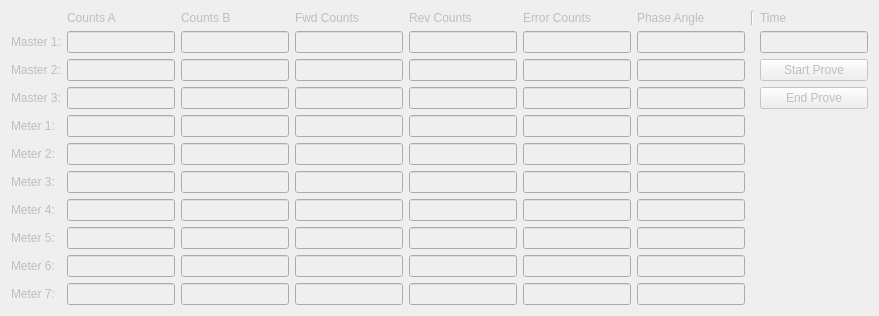
      <widget class="QWidget" name="tab_3">
       <property name="enabled">
        <bool>false</bool>
       </property>
       <attribute name="title">
        <string>Loop 3</string>
       </attribute>
       <layout class="QGridLayout" name="grid_tab3">
        <item row="1" column="1">
         <widget class="QLineEdit" name="loop3a0">
          <property name="readOnly">
           <bool>true</bool>
          </property>
         </widget>
        </item>
        <item row="0" column="3">
         <widget class="QLabel" name="loop3F">
          <property name="text">
           <string>Fwd Counts</string>
          </property>
         </widget>
        </item>
        <item row="1" column="2">
         <widget class="QLineEdit" name="loop3b0">
          <property name="readOnly">
           <bool>true</bool>
          </property>
         </widget>
        </item>
        <item row="0" column="2">
         <widget class="QLabel" name="loop3B">
          <property name="text">
           <string>Counts B</string>
          </property>
         </widget>
        </item>
        <item row="6" column="2">
         <widget class="QLineEdit" name="loop3b3">
          <property name="readOnly">
           <bool>true</bool>
          </property>
         </widget>
        </item>
        <item row="1" column="8">
         <widget class="QLineEdit" name="loop3t0">
          <property name="readOnly">
           <bool>true</bool>
          </property>
         </widget>
        </item>
        <item row="0" column="8">
         <widget class="QLabel" name="loop3time">
          <property name="text">
           <string>Time</string>
          </property>
         </widget>
        </item>
        <item row="0" column="4">
         <widget class="QLabel" name="loop3R">
          <property name="text">
           <string>Rev Counts</string>
          </property>
         </widget>
        </item>
        <item row="0" column="5">
         <widget class="QLabel" name="loop3E">
          <property name="text">
           <string>Error Counts</string>
          </property>
         </widget>
        </item>
        <item row="1" column="5">
         <widget class="QLineEdit" name="loop3e0">
          <property name="readOnly">
           <bool>true</bool>
          </property>
         </widget>
        </item>
        <item row="4" column="2">
         <widget class="QLineEdit" name="loop3b1">
          <property name="readOnly">
           <bool>true</bool>
          </property>
         </widget>
        </item>
        <item row="0" column="6">
         <widget class="QLabel" name="loop3P">
          <property name="text">
           <string>Phase Angle</string>
          </property>
         </widget>
        </item>
        <item row="1" column="3">
         <widget class="QLineEdit" name="loop3f0">
          <property name="readOnly">
           <bool>true</bool>
          </property>
         </widget>
        </item>
        <item row="5" column="8">
         <widget class="QPushButton" name="loop3end">
          <property name="text">
           <string>End Prove</string>
          </property>
         </widget>
        </item>
        <item row="6" column="0">
         <widget class="QLabel" name="loop3meter1">
          <property name="text">
           <string>Meter 1:</string>
          </property>
         </widget>
        </item>
        <item row="10" column="1">
         <widget class="QLineEdit" name="loop3a7">
          <property name="readOnly">
           <bool>true</bool>
          </property>
         </widget>
        </item>
        <item row="7" column="2">
         <widget class="QLineEdit" name="loop3b4">
          <property name="readOnly">
           <bool>true</bool>
          </property>
         </widget>
        </item>
        <item row="8" column="1">
         <widget class="QLineEdit" name="loop3a5">
          <property name="readOnly">
           <bool>true</bool>
          </property>
         </widget>
        </item>
        <item row="0" column="7">
         <widget class="Line" name="loop3line">
          <property name="orientation">
           <enum>Qt::Vertical</enum>
          </property>
         </widget>
        </item>
        <item row="5" column="2">
         <widget class="QLineEdit" name="loop3b2">
          <property name="readOnly">
           <bool>true</bool>
          </property>
         </widget>
        </item>
        <item row="7" column="0">
         <widget class="QLabel" name="loop3meter2">
          <property name="text">
           <string>Meter 2:</string>
          </property>
         </widget>
        </item>
        <item row="4" column="0">
         <widget class="QLabel" name="loop3master2">
          <property name="text">
           <string>Master 2:</string>
          </property>
         </widget>
        </item>
        <item row="12" column="0">
         <widget class="QLabel" name="loop3meter7">
          <property name="text">
           <string>Meter 7:</string>
          </property>
         </widget>
        </item>
        <item row="0" column="1">
         <widget class="QLabel" name="loop3A">
          <property name="text">
           <string>Counts A</string>
          </property>
         </widget>
        </item>
        <item row="12" column="1">
         <widget class="QLineEdit" name="loop3a9">
          <property name="readOnly">
           <bool>true</bool>
          </property>
         </widget>
        </item>
        <item row="9" column="0">
         <widget class="QLabel" name="loop3meter4">
          <property name="text">
           <string>Meter 4:</string>
          </property>
         </widget>
        </item>
        <item row="1" column="6">
         <widget class="QLineEdit" name="loop3p0">
          <property name="readOnly">
           <bool>true</bool>
          </property>
         </widget>
        </item>
        <item row="1" column="4">
         <widget class="QLineEdit" name="loop3r0">
          <property name="readOnly">
           <bool>true</bool>
          </property>
         </widget>
        </item>
        <item row="10" column="0">
         <widget class="QLabel" name="loop3meter5">
          <property name="text">
           <string>Meter 5:</string>
          </property>
         </widget>
        </item>
        <item row="11" column="0">
         <widget class="QLabel" name="loop3meter6">
          <property name="text">
           <string>Meter 6:</string>
          </property>
         </widget>
        </item>
        <item row="11" column="1">
         <widget class="QLineEdit" name="loop3a8">
          <property name="readOnly">
           <bool>true</bool>
          </property>
         </widget>
        </item>
        <item row="5" column="1">
         <widget class="QLineEdit" name="loop3a2">
          <property name="readOnly">
           <bool>true</bool>
          </property>
         </widget>
        </item>
        <item row="7" column="1">
         <widget class="QLineEdit" name="loop3a4">
          <property name="readOnly">
           <bool>true</bool>
          </property>
         </widget>
        </item>
        <item row="5" column="0">
         <widget class="QLabel" name="loop3master3">
          <property name="text">
           <string>Master 3:</string>
          </property>
         </widget>
        </item>
        <item row="1" column="0">
         <widget class="QLabel" name="loop3master1">
          <property name="text">
           <string>Master 1:</string>
          </property>
         </widget>
        </item>
        <item row="4" column="1">
         <widget class="QLineEdit" name="loop3a1">
          <property name="readOnly">
           <bool>true</bool>
          </property>
         </widget>
        </item>
        <item row="9" column="1">
         <widget class="QLineEdit" name="loop3a6">
          <property name="readOnly">
           <bool>true</bool>
          </property>
         </widget>
        </item>
        <item row="6" column="1">
         <widget class="QLineEdit" name="loop3a3">
          <property name="readOnly">
           <bool>true</bool>
          </property>
         </widget>
        </item>
        <item row="8" column="0">
         <widget class="QLabel" name="loop3meter3">
          <property name="text">
           <string>Meter 3:</string>
          </property>
         </widget>
        </item>
        <item row="11" column="3">
         <widget class="QLineEdit" name="loop3f8">
          <property name="readOnly">
           <bool>true</bool>
          </property>
         </widget>
        </item>
        <item row="10" column="3">
         <widget class="QLineEdit" name="loop3f7">
          <property name="readOnly">
           <bool>true</bool>
          </property>
         </widget>
        </item>
        <item row="9" column="3">
         <widget class="QLineEdit" name="loop3f6">
          <property name="readOnly">
           <bool>true</bool>
          </property>
         </widget>
        </item>
        <item row="8" column="3">
         <widget class="QLineEdit" name="loop3f5">
          <property name="readOnly">
           <bool>true</bool>
          </property>
         </widget>
        </item>
        <item row="4" column="4">
         <widget class="QLineEdit" name="loop3r1">
          <property name="readOnly">
           <bool>true</bool>
          </property>
         </widget>
        </item>
        <item row="5" column="4">
         <widget class="QLineEdit" name="loop3r2">
          <property name="readOnly">
           <bool>true</bool>
          </property>
         </widget>
        </item>
        <item row="12" column="3">
         <widget class="QLineEdit" name="loop3f9">
          <property name="readOnly">
           <bool>true</bool>
          </property>
         </widget>
        </item>
        <item row="8" column="4">
         <widget class="QLineEdit" name="loop3r5">
          <property name="readOnly">
           <bool>true</bool>
          </property>
         </widget>
        </item>
        <item row="7" column="4">
         <widget class="QLineEdit" name="loop3r4">
          <property name="readOnly">
           <bool>true</bool>
          </property>
         </widget>
        </item>
        <item row="9" column="4">
         <widget class="QLineEdit" name="loop3r6">
          <property name="readOnly">
           <bool>true</bool>
          </property>
         </widget>
        </item>
        <item row="6" column="4">
         <widget class="QLineEdit" name="loop3r3">
          <property name="readOnly">
           <bool>true</bool>
          </property>
         </widget>
        </item>
        <item row="11" column="4">
         <widget class="QLineEdit" name="loop3r8">
          <property name="readOnly">
           <bool>true</bool>
          </property>
         </widget>
        </item>
        <item row="12" column="4">
         <widget class="QLineEdit" name="loop3r9">
          <property name="readOnly">
           <bool>true</bool>
          </property>
         </widget>
        </item>
        <item row="10" column="4">
         <widget class="QLineEdit" name="loop3r7">
          <property name="readOnly">
           <bool>true</bool>
          </property>
         </widget>
        </item>
        <item row="4" column="5">
         <widget class="QLineEdit" name="loop3e1">
          <property name="readOnly">
           <bool>true</bool>
          </property>
         </widget>
        </item>
        <item row="5" column="5">
         <widget class="QLineEdit" name="loop3e2">
          <property name="readOnly">
           <bool>true</bool>
          </property>
         </widget>
        </item>
        <item row="7" column="5">
         <widget class="QLineEdit" name="loop3e4">
          <property name="readOnly">
           <bool>true</bool>
          </property>
         </widget>
        </item>
        <item row="6" column="5">
         <widget class="QLineEdit" name="loop3e3">
          <property name="readOnly">
           <bool>true</bool>
          </property>
         </widget>
        </item>
        <item row="8" column="5">
         <widget class="QLineEdit" name="loop3e5">
          <property name="readOnly">
           <bool>true</bool>
          </property>
         </widget>
        </item>
        <item row="10" column="5">
         <widget class="QLineEdit" name="loop3e7">
          <property name="readOnly">
           <bool>true</bool>
          </property>
         </widget>
        </item>
        <item row="9" column="5">
         <widget class="QLineEdit" name="loop3e6">
          <property name="readOnly">
           <bool>true</bool>
          </property>
         </widget>
        </item>
        <item row="4" column="6">
         <widget class="QLineEdit" name="loop3p1">
          <property name="readOnly">
           <bool>true</bool>
          </property>
         </widget>
        </item>
        <item row="12" column="5">
         <widget class="QLineEdit" name="loop3e9">
          <property name="readOnly">
           <bool>true</bool>
          </property>
         </widget>
        </item>
        <item row="11" column="5">
         <widget class="QLineEdit" name="loop3e8">
          <property name="readOnly">
           <bool>true</bool>
          </property>
         </widget>
        </item>
        <item row="5" column="6">
         <widget class="QLineEdit" name="loop3p2">
          <property name="readOnly">
           <bool>true</bool>
          </property>
         </widget>
        </item>
        <item row="6" column="6">
         <widget class="QLineEdit" name="loop3p3">
          <property name="readOnly">
           <bool>true</bool>
          </property>
         </widget>
        </item>
        <item row="8" column="6">
         <widget class="QLineEdit" name="loop3p5">
          <property name="readOnly">
           <bool>true</bool>
          </property>
         </widget>
        </item>
        <item row="7" column="6">
         <widget class="QLineEdit" name="loop3p4">
          <property name="readOnly">
           <bool>true</bool>
          </property>
         </widget>
        </item>
        <item row="9" column="6">
         <widget class="QLineEdit" name="loop3p6">
          <property name="readOnly">
           <bool>true</bool>
          </property>
         </widget>
        </item>
        <item row="10" column="6">
         <widget class="QLineEdit" name="loop3p7">
          <property name="readOnly">
           <bool>true</bool>
          </property>
         </widget>
        </item>
        <item row="11" column="6">
         <widget class="QLineEdit" name="loop3p8">
          <property name="readOnly">
           <bool>true</bool>
          </property>
         </widget>
        </item>
        <item row="4" column="8">
         <widget class="QPushButton" name="loop3start">
          <property name="text">
           <string>Start Prove</string>
          </property>
         </widget>
        </item>
        <item row="12" column="6">
         <widget class="QLineEdit" name="loop3p9">
          <property name="readOnly">
           <bool>true</bool>
          </property>
         </widget>
        </item>
        <item row="8" column="2">
         <widget class="QLineEdit" name="loop3b5">
          <property name="readOnly">
           <bool>true</bool>
          </property>
         </widget>
        </item>
        <item row="10" column="2">
         <widget class="QLineEdit" name="loop3b7">
          <property name="readOnly">
           <bool>true</bool>
          </property>
         </widget>
        </item>
        <item row="9" column="2">
         <widget class="QLineEdit" name="loop3b6">
          <property name="readOnly">
           <bool>true</bool>
          </property>
         </widget>
        </item>
        <item row="4" column="3">
         <widget class="QLineEdit" name="loop3f1">
          <property name="readOnly">
           <bool>true</bool>
          </property>
         </widget>
        </item>
        <item row="12" column="2">
         <widget class="QLineEdit" name="loop3b9">
          <property name="readOnly">
           <bool>true</bool>
          </property>
         </widget>
        </item>
        <item row="11" column="2">
         <widget class="QLineEdit" name="loop3b8">
          <property name="readOnly">
           <bool>true</bool>
          </property>
         </widget>
        </item>
        <item row="7" column="3">
         <widget class="QLineEdit" name="loop3f4">
          <property name="readOnly">
           <bool>true</bool>
          </property>
         </widget>
        </item>
        <item row="6" column="3">
         <widget class="QLineEdit" name="loop3f3">
          <property name="readOnly">
           <bool>true</bool>
          </property>
         </widget>
        </item>
        <item row="5" column="3">
         <widget class="QLineEdit" name="loop3f2">
          <property name="readOnly">
           <bool>true</bool>
          </property>
         </widget>
        </item>
       </layout>
      </widget>
